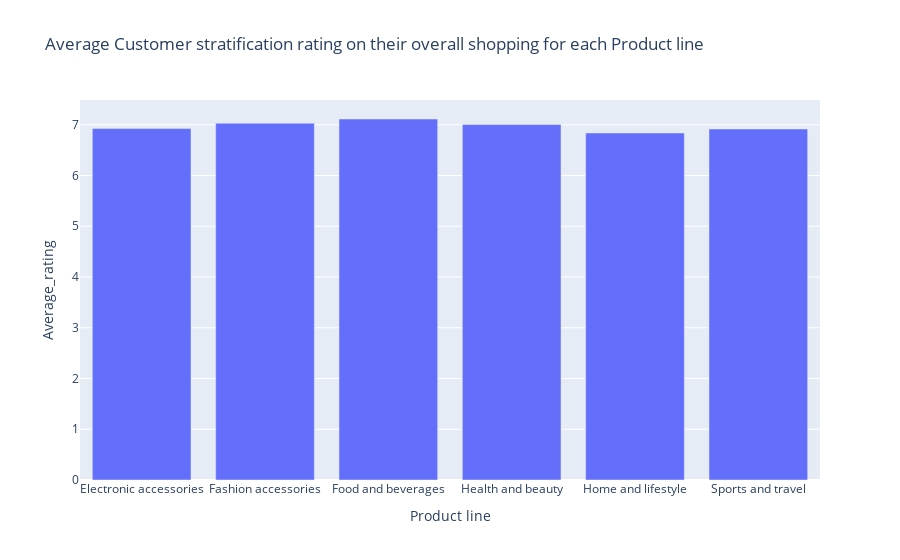

Notebook cell for this chart:
### Markdown cell above
8. __What is the Rating for each Product line ?__

### Code cell
Product_line_average_rating = df.groupby('Product line')['Rating'].mean().reset_index(name = "Average_rating")


fig = px.bar(Product_line_average_rating,x = 'Product line', y = 'Average_rating' , title = "Average Customer stratification rating on their overall shopping for each Product line ")

fig.show()

### Figure 1 — Plotly figure (JSON) as saved in the notebook; plotly's stock layout.template omitted (floating-point values rounded to 4 significant figures)
{"data": [{"alignmentgroup": "True", "hovertemplate": "Product line=%{x}<br>Average_rating=%{y}<extra></extra>", "legendgroup": "", "marker": {"color": "#636efa", "pattern": {"shape": ""}}, "name": "", "offsetgroup": "", "orientation": "v", "showlegend": false, "textposition": "auto", "type": "bar", "x": ["Electronic accessories", "Fashion accessories", "Food and beverages", "Health and beauty", "Home and lifestyle", "Sports and travel"], "xaxis": "x", "y": [6.925, 7.029, 7.113, 7.003, 6.838, 6.916], "yaxis": "y"}], "layout": {"barmode": "relative", "legend": {"tracegroupgap": 0}, "title": {"text": "Average Customer stratification rating on their overall shopping for each Product line "}, "xaxis": {"anchor": "y", "domain": [0, 1], "title": {"text": "Product line"}}, "yaxis": {"anchor": "x", "domain": [0, 1], "title": {"text": "Average_rating"}}}}
